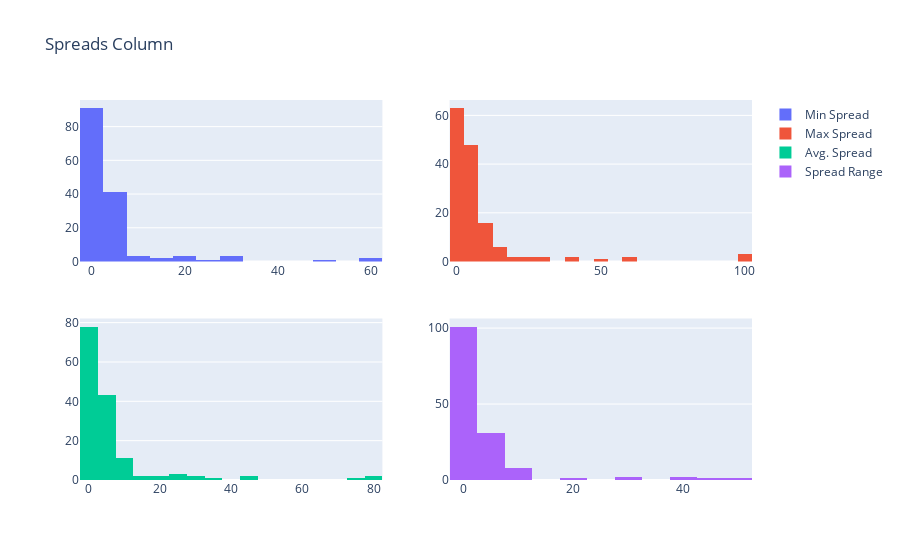

The cell this chart's notebook holds for it:
### Code cell
fig = make_subplots(rows=2, cols=2)

fig.add_trace(go.Histogram(x=min_spreads, name="Min Spread"),row=1, col=1)
fig.add_trace(go.Histogram(x=max_spreads, name="Max Spread"),row=1, col=2)
fig.add_trace(go.Histogram(x=avg_spreads, name="Avg. Spread"),row=2, col=1)
fig.add_trace(go.Histogram(x=spread_ranges, name="Spread Range"),row=2, col=2)

fig.update_layout(title_text="Spreads Column") 
fig.show("svg")

### Figure 1 — Plotly figure (JSON) as saved in the notebook; plotly's stock layout.template omitted (floating-point values rounded to 4 significant figures; data arrays with more than 128 entries replaced by an {"elided": "..."} marker saying what was removed)
{"data": [{"name": "Min Spread", "type": "histogram", "x": {"elided": "147 float values"}, "xaxis": "x", "yaxis": "y"}, {"name": "Max Spread", "type": "histogram", "x": {"elided": "147 float values"}, "xaxis": "x2", "yaxis": "y2"}, {"name": "Avg. Spread", "type": "histogram", "x": {"elided": "147 float values"}, "xaxis": "x3", "yaxis": "y3"}, {"name": "Spread Range", "type": "histogram", "x": {"elided": "147 float values"}, "xaxis": "x4", "yaxis": "y4"}], "layout": {"title": {"text": "Spreads Column"}, "xaxis": {"anchor": "y", "domain": [0, 0.45]}, "xaxis2": {"anchor": "y2", "domain": [0.55, 1]}, "xaxis3": {"anchor": "y3", "domain": [0, 0.45]}, "xaxis4": {"anchor": "y4", "domain": [0.55, 1]}, "yaxis": {"anchor": "x", "domain": [0.575, 1]}, "yaxis2": {"anchor": "x2", "domain": [0.575, 1]}, "yaxis3": {"anchor": "x3", "domain": [0, 0.425]}, "yaxis4": {"anchor": "x4", "domain": [0, 0.425]}}}
